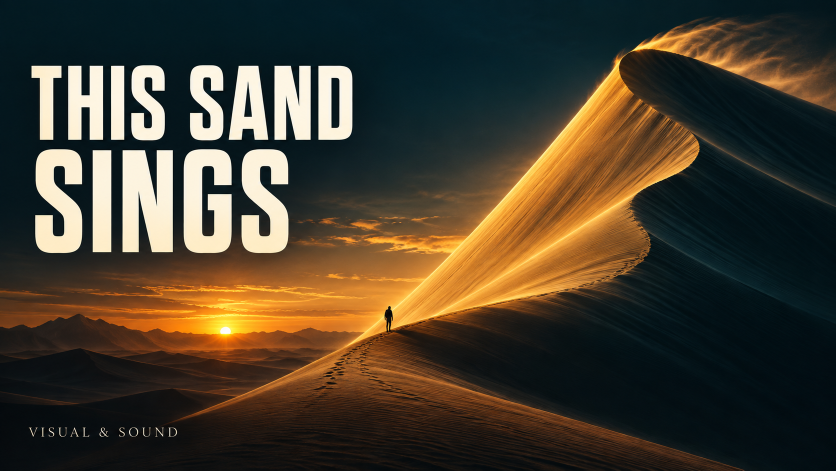
#> input picture src/content/videos/visual-sound-full-2026-09-10/assets/cover.png, 1672 x 941 px (shown at 1/2 size)
$ python -i thumbnail_compose.py   (imports and definitions only)
#> lines starting #> are read from the running program, lines starting #| are printed output that depends on the picture
"""Deterministic YouTube thumbnail text overlay for 2026-09-30-ai-bill.

The image model never draws the headline. This script crops the selected clean
cover to 1280x720 and sets the headline with a system font.

Usage: python thumbnail_compose.py <cover.png> <variant> <out.jpg> [zoom fx fy]
  variant: half  -> "$200 → HALF"
           bill  -> "I PRICED / MY AI BILL"
"""

import sys

from PIL import Image, ImageDraw, ImageFont

FONT = "/System/Library/Fonts/HelveticaNeue.ttc"
BLACK_COND = 9  # Helvetica Neue Condensed Black
INK = (30, 33, 36)
ACCENT = (210, 112, 28)
TW, TH = 1280, 720


def cover_crop(path, zoom=1.0, fx=0.5, fy=0.5):
    """Scale cover to fill 1280x720 (times zoom), then crop; fx/fy pick the window (0=left/top)."""
#> called with zoom = 1, fx = 0.5, fy = 0.5
    im = Image.open(path).convert("RGB")
#> im is the input picture: PIL image 1672x941 RGB; mean R, G, B 70.5, 61.6, 46.2
    w, h = im.size
#> w = 1672; h = 941
    scale = max(TW / w, TH / h) * zoom
#> scale = 0.766
    im = im.resize((round(w * scale), round(h * scale)), Image.LANCZOS)
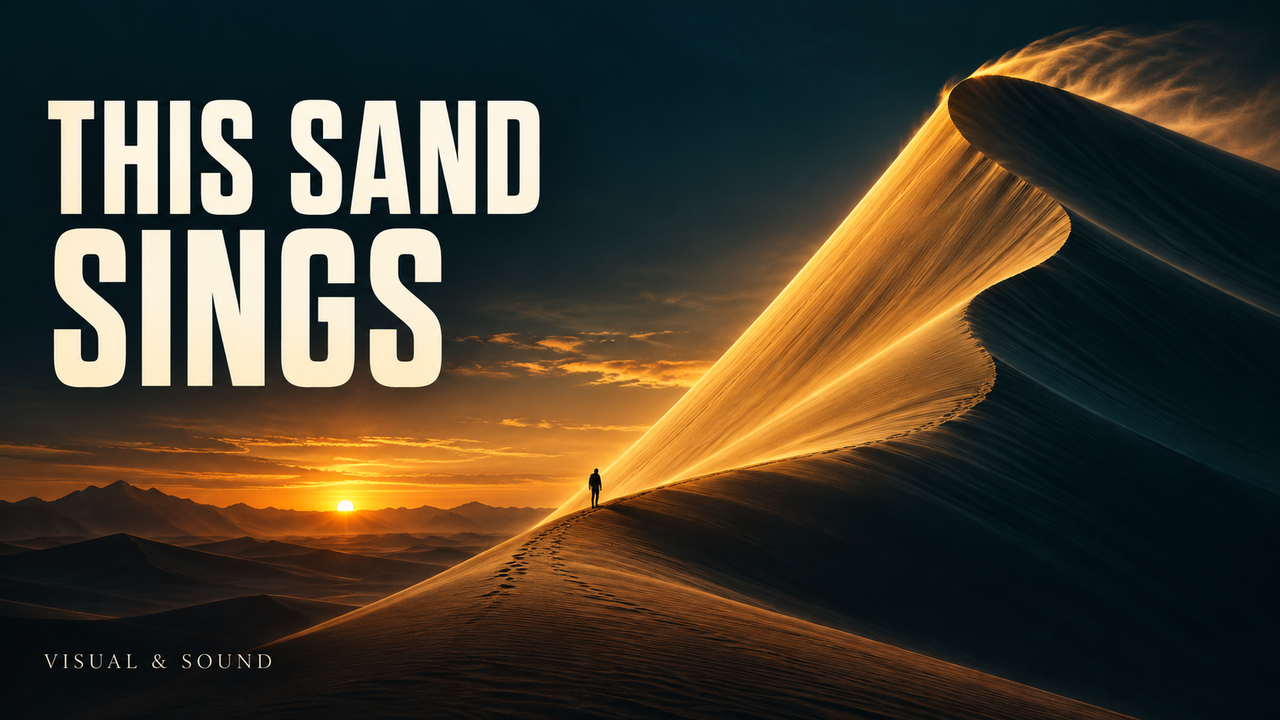
#> im: PIL image 1280x720 RGB; mean R, G, B 70.5, 61.5, 46.2
    x = round((im.width - TW) * fx)
#> x = 0
    y = round((im.height - TH) * fy)
#> y = 0
    return im.crop((x, y, x + TW, y + TH))


def font(size):
    return ImageFont.truetype(FONT, size, index=BLACK_COND)


def draw_arrow(d, x, y_mid, length, thick, color):
    head = thick * 2.4
    d.rectangle([x, y_mid - thick / 2, x + length - head * 0.9, y_mid + thick / 2], fill=color)
    d.polygon([(x + length - head * 1.3, y_mid - head), (x + length, y_mid),
               (x + length - head * 1.3, y_mid + head)], fill=color)


def draw_line(d, right, top, segments, f, arrow=False):
    """Right-align one line of (text, color) segments; returns bottom y of glyph ink."""
    gap = int(f.size * 0.12)
    widths = [d.textlength(t, font=f) for t, _ in segments]
    arrow_len = int(f.size * 0.8) if arrow else 0
    total = sum(widths) + gap * (len(segments) - 1) + (gap + arrow_len if arrow else 0)
    x = right - total
    bb = f.getbbox("$200HALF")  # ink box relative to draw origin
    y = top - bb[1]
    for (t, c), w in zip(segments, widths):
        d.text((x, y), t, font=f, fill=c)
        x += w + gap
    if arrow:
        draw_arrow(d, x, y + (bb[1] + bb[3]) / 2, arrow_len, int(f.size * 0.13), INK)
    return top + (bb[3] - bb[1])


def compose(cover, variant, out, zoom=1.0, fx=0.5, fy=0.5):
    im = cover_crop(cover, zoom, fx, fy)
    d = ImageDraw.Draw(im)
    right = TW - 64  # right-aligned column, clear of the frame edge
    top = 58
    if variant == "half":
        y = draw_line(d, right, top, [("$200", INK)], font(170), arrow=True)
        draw_line(d, right, y + 34, [("HALF", ACCENT)], font(230))
    elif variant == "bill":
        y = draw_line(d, right, top, [("I PRICED", INK)], font(150))
        draw_line(d, right, y + 30, [("MY AI", INK), ("BILL", ACCENT)], font(150))
    else:
        raise SystemExit(f"unknown variant {variant}")
    im.save(out, "JPEG", quality=92, optimize=True, progressive=True)


# [3 lines not run here, left out]

>>> result = cover_crop('../../../videos/visual-sound-full-2026-09-10/assets/cover.png')
